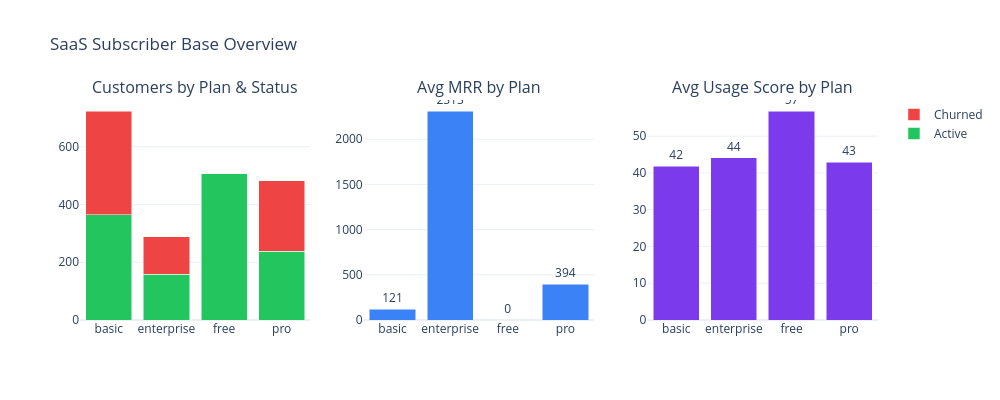

The code cell stored with this chart in its notebook:
### Markdown cell above
## 2. Subscriber Base — Plan Distribution & Health

### Code cell
# ── Plan tier distribution with key metrics ──
plan = q("""
    SELECT plan_tier, status,
           COUNT(*) as customers,
           AVG(mrr) as avg_mrr,
           AVG(usage_score) as avg_usage,
           AVG(contract_months) as avg_contract
    FROM v_saas_customers_clean
    GROUP BY plan_tier, status ORDER BY plan_tier
""")

fig = make_subplots(rows=1, cols=3,
    subplot_titles=("Customers by Plan & Status", "Avg MRR by Plan", "Avg Usage Score by Plan"),
    specs=[[{"type": "xy"}, {"type": "xy"}, {"type": "xy"}]])

plan_active = plan[plan.status == "active"]
plan_churned = plan[plan.status == "churned"]

fig.add_trace(go.Bar(name="Active", x=plan_active.plan_tier, y=plan_active.customers,
                     marker_color="#22c55e"), row=1, col=1)
fig.add_trace(go.Bar(name="Churned", x=plan_churned.plan_tier, y=plan_churned.customers,
                     marker_color="#ef4444"), row=1, col=1)

plan_mrr = plan.groupby("plan_tier").agg({"avg_mrr": "mean"}).reset_index()
fig.add_trace(go.Bar(x=plan_mrr.plan_tier, y=plan_mrr.avg_mrr, marker_color="#3b82f6",
                     text=plan_mrr.avg_mrr.round(0).astype(int), textposition="outside",
                     showlegend=False), row=1, col=2)

plan_usage = plan.groupby("plan_tier").agg({"avg_usage": "mean"}).reset_index()
fig.add_trace(go.Bar(x=plan_usage.plan_tier, y=plan_usage.avg_usage, marker_color="#7c3aed",
                     text=plan_usage.avg_usage.round(0).astype(int), textposition="outside",
                     showlegend=False), row=1, col=3)

fig.update_layout(height=400, width=1000, barmode="stack",
                  title_text="SaaS Subscriber Base Overview")
fig.show()

# Total MRR
total_mrr = q("SELECT SUM(mrr) as v FROM v_saas_customers_clean WHERE status='active'").v[0]
print(f"\nTotal active MRR: ${total_mrr:,.0f}")
print(f"Annualized: ${total_mrr * 12:,.0f}")

### Figure 1 — Plotly figure (JSON) as saved in the notebook; plotly's stock layout.template omitted (floating-point values rounded to 4 significant figures)
{"data": [{"marker": {"color": "#22c55e"}, "name": "Active", "type": "bar", "x": ["basic", "enterprise", "free", "pro"], "xaxis": "x", "y": [365, 159, 506, 238], "yaxis": "y"}, {"marker": {"color": "#ef4444"}, "name": "Churned", "type": "bar", "x": ["basic", "enterprise", "pro"], "xaxis": "x", "y": [359, 129, 244], "yaxis": "y"}, {"marker": {"color": "#3b82f6"}, "showlegend": false, "text": [121.0, 2313.0, 0.0, 394.0], "textposition": "outside", "type": "bar", "x": ["basic", "enterprise", "free", "pro"], "xaxis": "x2", "y": [121.0, 2313.0, 0.0, 393.7], "yaxis": "y2"}, {"marker": {"color": "#7c3aed"}, "showlegend": false, "text": [42.0, 44.0, 57.0, 43.0], "textposition": "outside", "type": "bar", "x": ["basic", "enterprise", "free", "pro"], "xaxis": "x3", "y": [41.88, 44.19, 56.85, 42.87], "yaxis": "y3"}], "layout": {"annotations": [{"font": {"size": 16}, "showarrow": false, "text": "Customers by Plan & Status", "x": 0.1444, "xanchor": "center", "xref": "paper", "y": 1, "yanchor": "bottom", "yref": "paper"}, {"font": {"size": 16}, "showarrow": false, "text": "Avg MRR by Plan", "x": 0.5, "xanchor": "center", "xref": "paper", "y": 1, "yanchor": "bottom", "yref": "paper"}, {"font": {"size": 16}, "showarrow": false, "text": "Avg Usage Score by Plan", "x": 0.8556, "xanchor": "center", "xref": "paper", "y": 1, "yanchor": "bottom", "yref": "paper"}], "barmode": "stack", "height": 400, "title": {"text": "SaaS Subscriber Base Overview"}, "width": 1000, "xaxis": {"anchor": "y", "domain": [0, 0.2889]}, "xaxis2": {"anchor": "y2", "domain": [0.3556, 0.6444]}, "xaxis3": {"anchor": "y3", "domain": [0.7111, 1]}, "yaxis": {"anchor": "x", "domain": [0, 1]}, "yaxis2": {"anchor": "x2", "domain": [0, 1]}, "yaxis3": {"anchor": "x3", "domain": [0, 1]}}}
